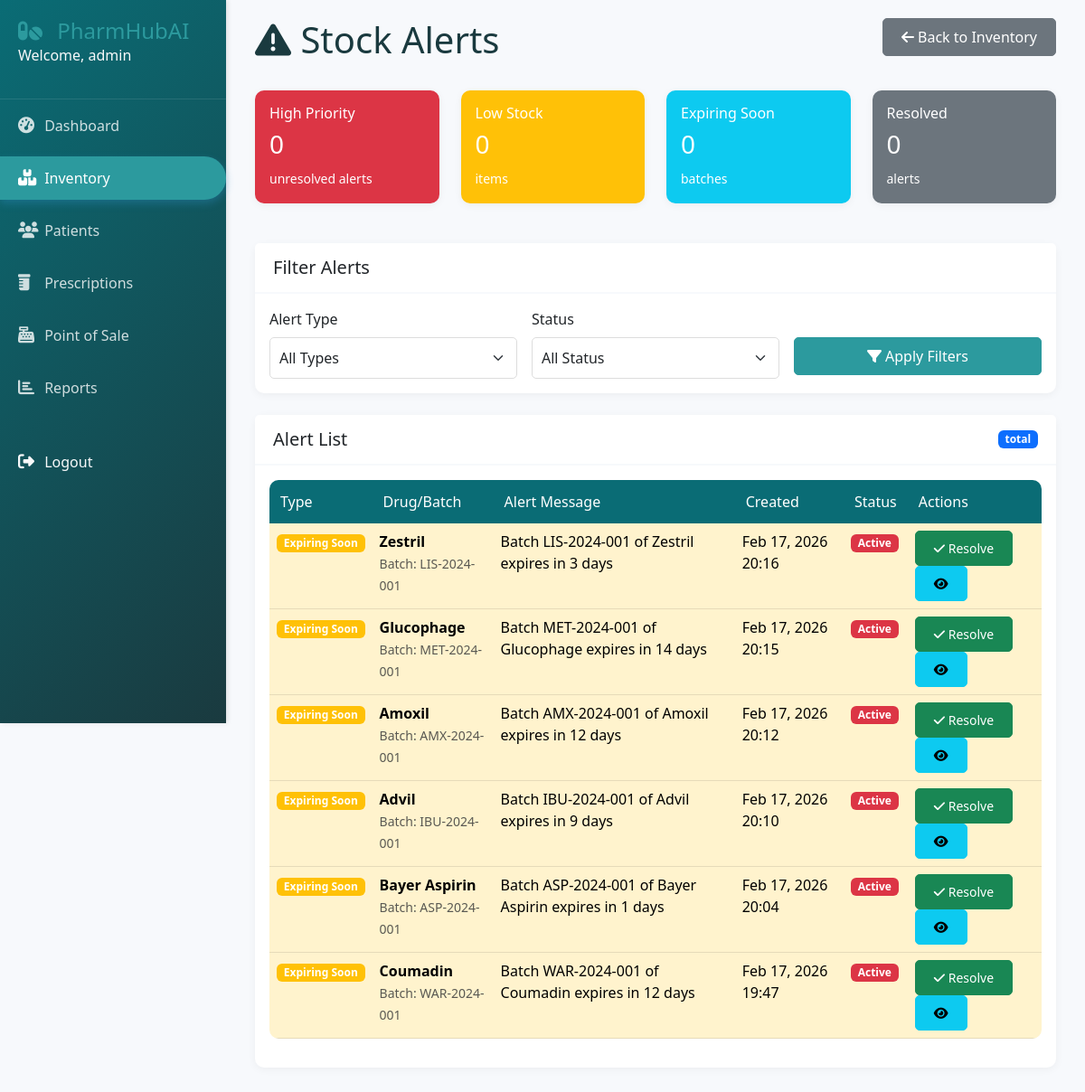
The app's page /inventory/alerts/ (signed in) with its own data.
### inventory/models.py (models this page shows, shortened)
class StockAlert(models.Model):
    ALERT_TYPES = (
        ('low_stock', 'Low Stock'),
        ('expiry', 'Expiring Soon'),
        ('expired', 'Expired'),
    )
    batch = models.ForeignKey(Batch, on_delete=models.CASCADE, related_name='alerts')
    alert_type = models.CharField(max_length=20, choices=ALERT_TYPES)
    message = models.TextField()
    is_resolved = models.BooleanField(default=False)
    created_at = models.DateTimeField(auto_now_add=True)
    resolved_at = models.DateTimeField(null=True, blank=True)
    class Meta:
        ordering = ['-created_at']

class Batch(models.Model):
    pharmacy = models.ForeignKey('accounts.Pharmacy', on_delete=models.CASCADE, null=True)
    drug = models.ForeignKey(Drug, on_delete=models.CASCADE, related_name='batches')
    supplier = models.ForeignKey(Supplier, on_delete=models.SET_NULL, null=True)
    batch_number = models.CharField(max_length=100, unique=True)
    quantity = models.PositiveIntegerField(default=0)
    purchase_price = models.DecimalField(max_digits=10, decimal_places=2)
    selling_price = models.DecimalField(max_digits=10, decimal_places=2)
    manufacture_date = models.DateField()
    expiry_date = models.DateField()
    created_at = models.DateTimeField(auto_now_add=True)
    updated_at = models.DateTimeField(auto_now=True)
    class Meta:
        indexes = [
            models.Index(fields=['expiry_date']),
            models.Index(fields=['batch_number']),
        ]

class Drug(models.Model):
    DRUG_FORMS = (
        ('tablet', 'Tablet'),
        ('capsule', 'Capsule'),
        ('liquid', 'Liquid'),
        ('injection', 'Injection'),
        ('cream', 'Cream'),
        ('ointment', 'Ointment'),
        ('inhaler', 'Inhaler'),
    )
    pharmacy = models.ForeignKey('accounts.Pharmacy', on_delete=models.CASCADE, null=True)
    name = models.CharField(max_length=200)
    generic_name = models.CharField(max_length=200)
    rxcui = models.CharField(max_length=20, unique=True, null=True, blank=True)
    form = models.CharField(max_length=20, choices=DRUG_FORMS)
    strength = models.CharField(max_length=50)  # e.g., "500mg"
    manufacturer = models.CharField(max_length=200)
    description = models.TextField(blank=True)
    requires_prescription = models.BooleanField(default=True)
    created_at = models.DateTimeField(auto_now_add=True)
    updated_at = models.DateTimeField(auto_now=True)
    class Meta:
        indexes = [
            models.Index(fields=['name']),
            models.Index(fields=['rxcui']),
        ]

### inventory/views.py (the view)
# urls.py: path('alerts/', views.stock_alerts, name='stock_alerts'),
@login_required
def stock_alerts(request):
    alerts = StockAlert.objects.select_related('batch__drug').all().order_by('-created_at')
    alert_type = request.GET.get('type', '')
    if alert_type:
        alerts = alerts.filter(alert_type=alert_type)
    status = request.GET.get('status', '')
    if status == 'resolved':
        alerts = alerts.filter(is_resolved=True)
    elif status == 'unresolved':
        alerts = alerts.filter(is_resolved=False)
    context = {
        'alerts': alerts,
        'alert_type': alert_type,
        'status': status,
        'alert_types': StockAlert.ALERT_TYPES
    }
    return render(request, 'inventory/stock_alerts.html', context)

### templates/inventory/stock_alerts.html (shortened to what this page needs)
{% extends 'base.html' %}
{% block content %}
<div class="container-fluid">
    <div class="row mb-4">
        <div class="col">
            <h1><i class="fas fa-exclamation-triangle"></i> Stock Alerts</h1>
        </div>
        <div class="col text-end">
            <a href="/inventory/" class="btn btn-secondary">
                <i class="fas fa-arrow-left"></i> Back to Inventory
            </a>
        </div>
    </div>
    <div class="row mb-4">
        <div class="col-md-3">
            <div class="card text-white bg-danger">
                <div class="card-body">
                    <h6>High Priority</h6>
                    <h3>{{ alerts.paginator.count|default:0 }}</h3>
                    <small>unresolved alerts</small>
                </div>
            </div>
        </div>
        <div class="col-md-3">
            <div class="card text-white bg-warning">
                <div class="card-body">
                    <h6>Low Stock</h6>
                    <h3>{{ low_stock_count|default:0 }}</h3>
                    <small>items</small>
                </div>
            </div>
        </div>
        <div class="col-md-3">
            <div class="card text-white bg-info">
                <div class="card-body">
                    <h6>Expiring Soon</h6>
                    <h3>{{ expiring_count|default:0 }}</h3>
                    <small>batches</small>
                </div>
            </div>
        </div>
        <div class="col-md-3">
            <div class="card text-white bg-secondary">
                <div class="card-body">
                    <h6>Resolved</h6>
                    <h3>{{ resolved_count|default:0 }}</h3>
                    <small>alerts</small>
                </div>
            </div>
        </div>
    </div>
    <div class="card mb-4">
        <div class="card-header">
            <h5 class="mb-0">Filter Alerts</h5>
        </div>
        <div class="card-body">
            <form method="get" class="row g-3">
                <div class="col-md-4">
                    <label class="form-label">Alert Type</label>
                    <select name="type" class="form-select">
                        <option value="">All Types</option>
                    </select>
                </div>
                <div class="col-md-4">
                    <label class="form-label">Status</label>
                    <select name="status" class="form-select">
                        <option value="">All Status</option>
                    </select>
                </div>
                <div class="col-md-4">
                    <label class="form-label">&nbsp;</label>
                    <button type="submit" class="btn btn-primary w-100">
                        <i class="fas fa-filter"></i> Apply Filters
                    </button>
                </div>
            </form>
        </div>
    </div>
    <div class="card">
        <div class="card-header d-flex justify-content-between align-items-center">
            <h5 class="mb-0">Alert List</h5>
            <span class="badge bg-primary">{{ alerts.paginator.count }} total</span>
        </div>
        <div class="card-body">
            {% if alerts %}
            <div class="table-responsive">
                <table class="table table-hover">
                    <thead>
                        <tr>
                            <th>Type</th>
                            <th>Drug/Batch</th>
                            <th>Alert Message</th>
                            <th>Created</th>
                            <th>Status</th>
                            <th>Actions</th>
                        </tr>
                    </thead>
                    <tbody>
                        {% for alert in alerts %}
                        <tr class="{% if not alert.is_resolved and alert.alert_type == 'low_stock' %}table-danger{% elif not alert.is_resolved and alert.alert_type == 'expiry' %}table-warning{% endif %}">
                            <td>
                                <span class="badge {% if alert.alert_type == 'low_stock' %}bg-danger{% elif alert.alert_type == 'expiry' %}bg-warning{% else %}bg-info{% endif %}">
                                    {{ alert.get_alert_type_display }}
                                </span>
                            </td>
                            <td>
                                <strong>{{ alert.batch.drug.name }}</strong><br>
                                <small class="text-muted">Batch: {{ alert.batch.batch_number }}</small>
                            </td>
                            <td>{{ alert.message }}</td>
                            <td>{{ alert.created_at|date:"M d, Y H:i" }}</td>
                            <td>
                                {% if alert.is_resolved %}
                                    <span class="badge bg-success">Resolved</span><br>
                                    <small>{{ alert.resolved_at|date:"M d, Y" }}</small>
                                {% else %}
                                    <span class="badge bg-danger">Active</span>
                                {% endif %}
                            </td>
                            <td>
                                {% if not alert.is_resolved %}
                                <button class="btn btn-sm btn-success" onclick="resolveAlert({{ alert.id }})">
                                    <i class="fas fa-check"></i> Resolve
                                </button>
                                {% endif %}
                                <button class="btn btn-sm btn-info" onclick="viewBatch({{ alert.batch.id }})">
                                    <i class="fas fa-eye"></i>
                                </button>
                            </td>
                        </tr>
                        {% endfor %}
                    </tbody>
                </table>
            </div>
            {% else %}
            <div class="text-center text-muted py-5">
                <i class="fas fa-check-circle fa-4x text-success mb-3"></i>
                <h5>No Alerts</h5>
                <p>All inventory items are at healthy levels.</p>
            </div>
            {% endif %}
        </div>
    </div>
</div>
{% endblock %}

### templates/base.html (shortened to what this page needs)
<!DOCTYPE html>
<html lang="en">
<head>
    <link href="https://cdn.jsdelivr.net/npm/bootstrap@5.3.0-alpha1/dist/css/bootstrap.min.css" rel="stylesheet">
    <link rel="stylesheet" href="https://cdnjs.cloudflare.com/ajax/libs/font-awesome/6.4.0/css/all.min.css">
    {% load static %}
    <link rel="stylesheet" href="{% static 'css/style.css' %}">
</head>
<body>
    {% if user.is_authenticated %}
    <div class="sidebar">
        <div class="sidebar-header">
            <a style="text-decoration: none; color: #2c9a9e;" href="{%url 'accounts:landing_page'%}"><h3><i class="fas fa-pills"></i> PharmHubAI</h3></a>
            <p class="text-light">Welcome, {{ user.get_full_name|default:user.username }}</p>
        </div>
        <ul class="nav flex-column">
            <li class="nav-item">
                <a class="nav-link {% if request.path == '/dashboard' %}active{% endif %}" href="/dashboard/">
                    <i class="fas fa-tachometer-alt"></i> Dashboard
                </a>
            </li>
            <li class="nav-item">
                <a class="nav-link {% if '/inventory' in request.path %}active{% endif %}" href="/inventory/">
                    <i class="fas fa-boxes"></i> Inventory
                </a>
            </li>
            <li class="nav-item">
                <a class="nav-link {% if '/patients' in request.path %}active{% endif %}" href="/patients/">
                    <i class="fas fa-users"></i> Patients
                </a>
            </li>
            <li class="nav-item">
                <a class="nav-link {% if '/prescriptions' in request.path %}active{% endif %}" href="/prescriptions/">
                    <i class="fas fa-prescription-bottle"></i> Prescriptions
                </a>
            </li>
            <li class="nav-item">
                <a class="nav-link {% if '/sales' in request.path %}active{% endif %}" href="/sales/pos/">
                    <i class="fas fa-cash-register"></i> Point of Sale
                </a>
            </li>
            <li class="nav-item">
                <a class="nav-link {% if '/reports' in request.path %}active{% endif %}" href="/reports/">
                    <i class="fas fa-chart-bar"></i> Reports
                </a>
            </li>
            <li class="nav-item mt-4">
                <a class="nav-link text-light" href="/logout/">
                    <i class="fas fa-sign-out-alt"></i> Logout
                </a>
            </li>
        </ul>
    </div>
    {% endif %}
    <div class="main-content">
        {% block content %}{% endblock %}
    </div>
</body>
</html>

### static/css/style.css (style rules this page uses)
:root { --primary-color: #0a6c75; --secondary-color: #2c9a9e; --success-color: #10b981; --danger-color: #ef4444; --warning-color: #f59e0b; --light-bg: #f7f9fc; --dark-text: #1a3a3f; --sidebar-width: 250px; }
body { font-family: 'Segoe UI', Tahoma, Geneva, Verdana, sans-serif; background-color: var(--light-bg); color: var(--dark-text); overflow-x: hidden; }
.sidebar { position: fixed; left: 0; top: 0; height: 100vh; width: var(--sidebar-width); background: linear-gradient(135deg, var(--primary-color), var(--dark-text)); color: white; padding: 20px 0; box-shadow: 2px 0 5px rgba(0,0,0,0.1); z-index: 1000; }
.sidebar-header { padding: 0 20px 20px; border-bottom: 1px solid rgba(255,255,255,0.1); }
.sidebar-header a { text-decoration: none; }
.sidebar-header h3 { margin: 0; font-size: 24px; font-weight: 300; }
.sidebar-header h3 i { color: var(--secondary-color); margin-right: 10px; }
.sidebar .nav-link { color: rgba(255,255,255,0.8); padding: 12px 20px; margin: 5px 0; transition: all 0.3s; border-radius: 0 30px 30px 0; }
.sidebar .nav-link.active { background-color: var(--secondary-color); color: white; box-shadow: 0 4px 10px rgba(52, 152, 219, 0.3); }
.sidebar .nav-link i { width: 25px; font-size: 18px; }
.main-content { margin-left: var(--sidebar-width); padding: 20px; min-height: 100vh; }
.card { border: none; border-radius: 10px; box-shadow: 0 2px 10px rgba(0,0,0,0.05); transition: transform 0.3s, box-shadow 0.3s; margin-bottom: 20px; }
.card-header { background-color: white; border-bottom: 2px solid var(--light-bg); padding: 15px 20px; font-weight: 600; }
.table { background-color: white; border-radius: 10px; overflow: hidden; }
.table thead th { background-color: var(--primary-color); color: white; font-weight: 500; border: none; padding: 12px; }
.btn { border-radius: 5px; padding: 8px 20px; font-weight: 500; transition: all 0.3s; }
.btn-primary { background-color: var(--secondary-color); border-color: var(--secondary-color); }
.form-control, .form-select { border-radius: 5px; border: 1px solid #ddd; padding: 10px; transition: all 0.3s; }

### records on screen
StockAlert: alert_type "Expiring Soon", batch.drug.name "Zestril", batch.batch_number "LIS-2024-001", message "Batch LIS-2024-001 of Zestril expires in 3 days", created_at "Feb 17, 2026 20:16", is_resolved "Active"
StockAlert: alert_type "Expiring Soon", batch.drug.name "Glucophage", batch.batch_number "MET-2024-001", message "Batch MET-2024-001 of Glucophage expires in 14 days", created_at "Feb 17, 2026 20:15", is_resolved "Active"
StockAlert: alert_type "Expiring Soon", batch.drug.name "Amoxil", batch.batch_number "AMX-2024-001", message "Batch AMX-2024-001 of Amoxil expires in 12 days", created_at "Feb 17, 2026 20:12", is_resolved "Active"
StockAlert: alert_type "Expiring Soon", batch.drug.name "Advil", batch.batch_number "IBU-2024-001", message "Batch IBU-2024-001 of Advil expires in 9 days", created_at "Feb 17, 2026 20:10", is_resolved "Active"
StockAlert: alert_type "Expiring Soon", batch.drug.name "Bayer Aspirin", batch.batch_number "ASP-2024-001", message "Batch ASP-2024-001 of Bayer Aspirin expires in 1 days", created_at "Feb 17, 2026 20:04", is_resolved "Active"
StockAlert: alert_type "Expiring Soon", batch.drug.name "Coumadin", batch.batch_number "WAR-2024-001", message "Batch WAR-2024-001 of Coumadin expires in 12 days", created_at "Feb 17, 2026 19:47", is_resolved "Active"

### other values on screen
{{ user.get_full_name|default:user.username }} "admin"
{{ alerts.paginator.count|default:0 }} "0"
{{ low_stock_count|default:0 }} "0"
{{ expiring_count|default:0 }} "0"
{{ resolved_count|default:0 }} "0"
